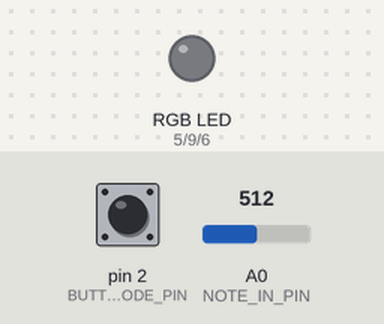
Recording of a sketch running on a simulated Arduino Uno, built with avr-gcc and run on an emulated ATmega328P. Parts: an RGB LED mixed from three pins (HIGH = lit). Dashed ring = blinking. The inputs (shaded band) are chosen by the test bench; at power-on: pin 2 (BUTTON_MODE_PIN) LOW, A0 (NOTE_IN_PIN) = 512.

Above: at 1.2 s.
1.3 s: pin 2 (BUTTON_MODE_PIN) pulled HIGH for 1 s
At 2.9 s:
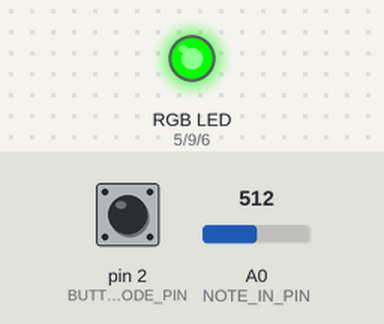
3.8 s: pin 2 (BUTTON_MODE_PIN) pulled HIGH for 0.15 s
At 4.3 s:
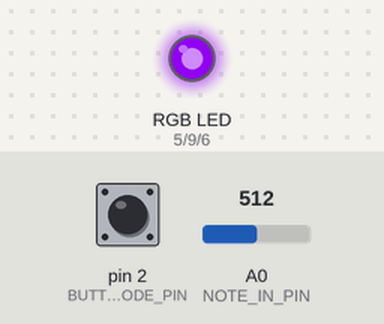
5.5 s: pin 2 (BUTTON_MODE_PIN) pulled HIGH for 3.2 s
At 10.2 s:
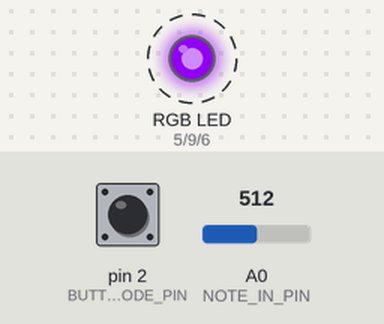
Timing chart, 0 to 11.7 s (numbered marks = the images above; inputs shaded):
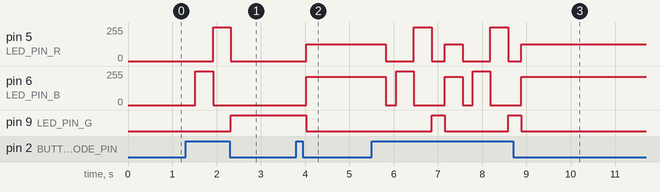

Measured:
- after the input at 1.3 s, pin 5 (LED_PIN_R): 0/255 → 255/255 after 0.62 s, → 0/255 0.40 s later; pin 6 (LED_PIN_B): 0/255 → 255/255 after 0.22 s, → 0/255 0.40 s later; pin 9 (LED_PIN_G): LOW → HIGH after 1.0 s
- after the input at 3.8 s, pin 5 (LED_PIN_R): 0/255 → 127/255 after 0.22 s; pin 6 (LED_PIN_B): 0/255 → 212/255 after 0.22 s; pin 9 (LED_PIN_G): HIGH → LOW after 0.22 s
- after the input at 5.5 s, pin 5 (LED_PIN_R): 127/255 → 0/255 after 0.32 s, → 255/255 0.63 s later, → 0/255 0.40 s later, → 127/255 0.30 s later, … (8 changes in this stretch); pin 6 (LED_PIN_B): 212/255 → 0/255 after 0.32 s, → 255/255 0.23 s later, → 0/255 0.40 s later, → 212/255 0.70 s later, … (8 changes in this stretch)

The sketch:

pitches-part-2.ino
```cpp
/**********************ETUDE 2 CART 360 2017*******************************
 * WELCOME!
 * THE PURPOSE OF THIS EXERCISE IS TO DESIGN A VERY SIMPLE KEYBOARD (5 KEYS)
 * WHICH ALLOWS YOU TO PLAY LIVE, RECORD, AND PLAYBACK SINGLE NOTES (NO CHORDS).
 * THERE WILL BE A BUTTON WHICH WHEN PRESSED WILL TAKE THE USER TO THE NEXT MODE:
 * THERE ARE 5 POSSIBLE MODES
 * 0 ==  reset    ==   led off == also resets
 * 1 ==  live     ==   led BLUE
 * 2 ==  record   ==   led RED
 * 3 ==  play     ==   led GREEN
 * 4 ==  looper   ==   led PURPLE
 *
 * ADDITIONALLY - WHEN THE USER CHANGES MODE,
 * THE RGB LED WILL CHANGE COLOR (ACCORDING TO THE SPECIFICATIONS)

 * PLEASE FOLLOW THE INSTRUCTIONS IN THE COMMENTS:
 * DO NOT ADD ANY MORE FUNCTION DEFINITIONS
 * ONLY IMPLEMENT THE FUNCTION DEFINITIONS SUPPLIED
 * THERE IS NO NEED TO ADD ANY NEW VARIABLES OR CONSTANTS
 * PROVIDE COMMENTS FOR ANY OF THE CODE IMPLEMENTED
 * GOOD LUCK!
 */
/**** CONSTANTS ********************************************************/

#include "pitches.h"

typedef struct {
  int rawValue;
  int note;
} Association;

const Association NOTE1 = { 1021, NOTE_C4 };
const Association NOTE2 = { 928,  NOTE_D4 };
const Association NOTE3 = { 486,  NOTE_G4 };
const Association NOTE4 = { 83,   NOTE_E4 };

#define BUTTON_MODE_PIN 2 // Button to change the mode

// constants for RGB LED
#define LED_PIN_R 5 // R PIN
#define LED_PIN_G 9 // G PIN
#define LED_PIN_B 6 // B PIN

// constant for note in (button-resistor ladder on breadboard)
#define NOTE_IN_PIN A0

//constant for max number of notes in array
#define MAX_NOTES 16

// a constant for duration
const int duration = 500;

// constant for pin to output for buzzer
#define BUZZER_PIN 3 // PWM

/******** VARIABLES *****************************************************/
// counter for how many notes we have
int countNotes = 0;
int mode = 0; // start at off
// array to hold the notes played (for record/play mode)
int notes [MAX_NOTES];

/*************************************************************************/


/**********************SETUP() DO NOT CHANGE*******************************/
// Declare pin mode for the single digital input
void setup()
{
  pinMode(BUTTON_MODE_PIN, INPUT);
}

/**********************LOOP() DO NOT CHANGE *******************************
 * INSTRUCTIONS:
 * There is NO NEED to change the loop - it establishes the flow of the program
 * We call here 3 functions repeatedly:
 * 1: chooseMode(): this function will determine the mode that your program is in
 * based on if the button (linked to the BUTTON_MODE_PIN) was pressed
 * 2: setRGB(): will set the color of the RGB LED based on the value of the mode variable
 * 3: selectMode(): will determine which function to call based on the value of the mode variable

**************************************************************************/
void loop()
{
  chooseMode();
  setRGB();
  selectMode();
}
/******************CHOOSEMODE(): IMPLEMENT *********************************
 * INSTRUCTIONS:
 * Read the value from the Button (linked to the BUTTON_MODE_PIN) and
 * if is being pressed then change the mode variable.
 * REMEMBER:
 * mode == 0 is reset
 * mode == 1 is live
 * mode == 2 is record
 * mode == 3 is play
 * mode == 4 is loopMode
 * Every time the user presses the button, the program will go to the next mode,
 * once it reaches 4, it should go back to mode == 0.
 * (i.e. if mode ==2 and we press, then mode ==3) ...
**************************************************************************/
void chooseMode(){
  // capture the current button state
  int buttonState = digitalRead(BUTTON_MODE_PIN);

  // test if the mode switch button is pressed
  if (buttonState == 1) {
    // increment the mode by one, and modulo-wrap it around to 0
    mode = (mode + 1) % 5;
    // debouncing without variables!
    delay(200);
  }
}

/******************SETRGB(): IMPLEMENT *********************************
 * INSTRUCTIONS:
 * Depending on the value of the mode variable:
 * if the mode is 0 - RGB LED IS OFF
 * if the mode is 1 - RGB LED IS BLUE
 * if mode is 2 - RGB LED IS RED
 * if mode is 3 - RGB LED IS GREEN
 * if mode is 4 - RGB LED iS PURPLE
 * YOU MUST USE A SWITCH CASE CONSTRUCT (NOT A SERIES OF IF / ELSE STATEMENTS
**************************************************************************/
void setRGB()
{
  // resets all LED component colors
  analogWrite(LED_PIN_B, 0);
  analogWrite(LED_PIN_G, 0);
  analogWrite(LED_PIN_R, 0);

  switch (mode)
  {
    case 1: analogWrite(LED_PIN_B, 255); break; // set blue on live()
    case 2: analogWrite(LED_PIN_R, 255); break; // set red on record()
    case 3: analogWrite(LED_PIN_G, 255); break; // set green on play()

    case 4: // achieves purple with a mix of red and blue on looper()
      analogWrite(LED_PIN_R, 127);
      analogWrite(LED_PIN_B, 212);
      break;

    default: // keeps the LEDs off during reset()
      break;
  }
}
/**********************SELECTMODE() DO NOT CHANGE *******************************
 * INSTRUCTIONS:
 * There is NO NEED to change this function - it selects WHICH function should run based on the mode variable
 * There are 4 possibilities
 * 1: reset(): this function will reset any arrays etc, and will do nothing else
 * 2: live(): this function will play the corresponding notes
 * to the user pressing the respective buttons.
 * NOTE:: the notes played are NOT stored
 * 3: record(): this function will play the corresponding notes
 * to the user pressing the respective buttons
 * AND will STORE up to 16 consecutive notes in an array.
 * 4: play(): this function will playback any notes stored in the array that were recorded
 * in the previous mode
 * 5: loopMode(): this function will playback any notes stored in the array that were recorded,
 * BUT unlike the previous mode, you can choose in which sequence the notes are played.
 * REQUIRED: only play notes from the array (no live stuff)

******************************************************************************/
void selectMode()
{
  if(mode == 0) {
    reset();
  }
  else if(mode == 1) {
    live();
  }
  else if(mode == 2) {
    record();
  }

  else if(mode == 3) {
    play();
  }

  else if(mode == 4) {
    looper();
  }
}
/******************RESET(): IMPLEMENT **************************************
 * INSTRUCTIONS:
 * this function should ensure that any notes recorded are no longer available
**************************************************************************/
void reset()
{
  // the performance implications of zeroing out memory on every iteration of
  // loop() seems excessive.
  memset(notes, 0, sizeof(notes));
  delay(30); // tiny pause, for the health of the chip. :)
}
/******************LIVE(): IMPLEMENT **************************************
 * INSTRUCTIONS:
 * this function will play the corresponding notes
 * to the user pressing the respective buttons
 * NOTE:: the notes played are NOT stored
 * SO: you need read in the input from the analog input (linked to the button-resistor ladder combo)
 * THEN - output the note to the buzzer using the tone() function
**************************************************************************/
void live()
{
  int note = mapToNote(analogRead(NOTE_IN_PIN));
  delay(200); // debouncing
  tone(BUZZER_PIN, note, duration);
}
/******************RECORD(): IMPLEMENT **********************************
 * INSTRUCTIONS:
 * this function will play the corresponding notes
 * to the user pressing the respective buttons
 * AND will STORE up to 16 consecutive notes in an array.
 * SO:you need read in the input from the analog input (linked to the button-resistor ladder combo)
 * AND - output the note to the buzzer using the tone() function
 * THEN store that note in the array  - BE CAREFUL - you can only allow for up to MAX_NOTES to be stored
**************************************************************************/
void record()
{
  int sensedInput = mapToNote(analogRead(NOTE_IN_PIN)); // capture the current note, if any
  delay(200); // debouncing

  if (sensedInput > 10) { // simple high-pass

    // get the next place in the array to place a note,
    // another artefact of the no-extra-vars rule.

    // I initially used an iterator variable, but I saw that simply integrating
    // my iterator with this nextAvailableCell var was more concise and expressive
    for (int nextAvailableCell = 0; nextAvailableCell < MAX_NOTES; nextAvailableCell++)
    {
      // bail early if we're at the limit of the tune
      if ( nextAvailableCell == ( MAX_NOTES - 1 ))
      {
        // because this is cheaper than implementing a linked list every loop
        memset(notes, 0, sizeof(notes));
        notes[0] = sensedInput; // write to the beggining of the array
        return;
      }

      // test if current note is uninitialised
      if (notes[nextAvailableCell] == 0) {
        notes[nextAvailableCell] = sensedInput;
        return;
      }
    }
  }
}
/******************PLAY(): IMPLEMENT ************************************
 * INSTRUCTIONS:
 * this function will playback any notes stored in the array that were recorded
 * in the previous mode
 * SO: you need to go through the array of values (be careful - the user may not have put in MAX_NOTES)
 * READ each value IN ORDER
 * AND output each note to the buzzer using the tone() function
 * ALSO: as long as we are in this mode, the notes are played over and over again
 * BE CAREFUL: make sure you allow for the user to get to another mode from the mode button...
**************************************************************************/
void play()
{
  delay(100);
  tone(BUZZER_PIN, notes[countNotes], duration);
  countNotes = (countNotes + 1) % MAX_NOTES;
}
/******************LOOPMODE(): IMPLEMENT *********************************
 * INSTRUCTIONS:
 * this function will playback any notes stored in the array that were recorded
 * in the previous mode
 * SO: you need to go through the array of values (be careful - the user may not have put in MAX_NOTES)
 * READ values IN ANY ORDERING (You MUST use the array - but you can determine your own sequence)
 * AND output each note to the buzzer using the tone() function
 * ALSO: as long as we are in this mode, the notes are played over and over again
 * BE CAREFUL: make sure you allow for the user to get to another mode from the mode button...
**************************************************************************/
void looper()
{
  // Being limited to not create any additional global variables outside of
  // these methods is proving to be quite the challenge...

  // captures the current time
  unsigned long currentMillis = millis();
  // bitmasks the long-cast-to-int for the last 4 bits (1111)
  int noteToPlay = currentMillis & 0x8; // returning a number between 0 and 15

  tone(BUZZER_PIN, notes[noteToPlay], duration);
  countNotes = (countNotes + 1) % MAX_NOTES;
  delay(200);
}

/**************************************************************************/

/****************** MAPTONOTE() [NEW] *************************************
 * This function
 * this function will playback any notes stored in the array that were recorded
 * in the previous mode
**************************************************************************/
int mapToNote (int tone) {
  int mappedNote = 0; // initialise return value to zero, just in case

  // simple if statement as there are so few values to check for
  if (tone <= NOTE1.rawValue + 2 && tone >= NOTE1.rawValue - 2) {
    mappedNote = NOTE1.note;

    // map the second button
  } else if (tone <= NOTE2.rawValue + 2 && tone >= NOTE2.rawValue - 2) {
    mappedNote = NOTE2.note;

    // map the third button
  } else if (tone <= NOTE3.rawValue + 2 && tone >= NOTE3.rawValue - 2) {
    mappedNote = NOTE3.note;

    // map the fourth button
  } else if (tone <= NOTE4.rawValue + 2 && tone >= NOTE4.rawValue - 2) {
    mappedNote = NOTE4.note;
  }

  // return a value, either mapped or zero
  return mappedNote;
}
```

pitches.h
```cpp
/*************************************************
 * Public Constants
 *************************************************/

#define NOTE_B0  31
#define NOTE_C1  33
#define NOTE_CS1 35
#define NOTE_D1  37
#define NOTE_DS1 39
#define NOTE_E1  41
#define NOTE_F1  44
#define NOTE_FS1 46
#define NOTE_G1  49
#define NOTE_GS1 52
#define NOTE_A1  55
#define NOTE_AS1 58
#define NOTE_B1  62
#define NOTE_C2  65
#define NOTE_CS2 69
#define NOTE_D2  73
#define NOTE_DS2 78
#define NOTE_E2  82
#define NOTE_F2  87
#define NOTE_FS2 93
#define NOTE_G2  98
#define NOTE_GS2 104
#define NOTE_A2  110
#define NOTE_AS2 117
#define NOTE_B2  123
#define NOTE_C3  131
#define NOTE_CS3 139
#define NOTE_D3  147
#define NOTE_DS3 156
#define NOTE_E3  165
#define NOTE_F3  175
#define NOTE_FS3 185
#define NOTE_G3  196
#define NOTE_GS3 208
#define NOTE_A3  220
#define NOTE_AS3 233
#define NOTE_B3  247
#define NOTE_C4  262
#define NOTE_CS4 277
#define NOTE_D4  294
#define NOTE_DS4 311
#define NOTE_E4  330
#define NOTE_F4  349
#define NOTE_FS4 370
#define NOTE_G4  392
#define NOTE_GS4 415
#define NOTE_A4  440
#define NOTE_AS4 466
#define NOTE_B4  494
#define NOTE_C5  523
#define NOTE_CS5 554
#define NOTE_D5  587
#define NOTE_DS5 622
#define NOTE_E5  659
#define NOTE_F5  698
#define NOTE_FS5 740
#define NOTE_G5  784
#define NOTE_GS5 831
#define NOTE_A5  880
#define NOTE_AS5 932
#define NOTE_B5  988
#define NOTE_C6  1047
#define NOTE_CS6 1109
#define NOTE_D6  1175
#define NOTE_DS6 1245
#define NOTE_E6  1319
#define NOTE_F6  1397
#define NOTE_FS6 1480
#define NOTE_G6  1568
#define NOTE_GS6 1661
#define NOTE_A6  1760
#define NOTE_AS6 1865
#define NOTE_B6  1976
#define NOTE_C7  2093
#define NOTE_CS7 2217
#define NOTE_D7  2349
#define NOTE_DS7 2489
#define NOTE_E7  2637
#define NOTE_F7  2794
#define NOTE_FS7 2960
#define NOTE_G7  3136
#define NOTE_GS7 3322
#define NOTE_A7  3520
#define NOTE_AS7 3729
#define NOTE_B7  3951
#define NOTE_C8  4186
#define NOTE_CS8 4435
#define NOTE_D8  4699
#define NOTE_DS8 4978
```
